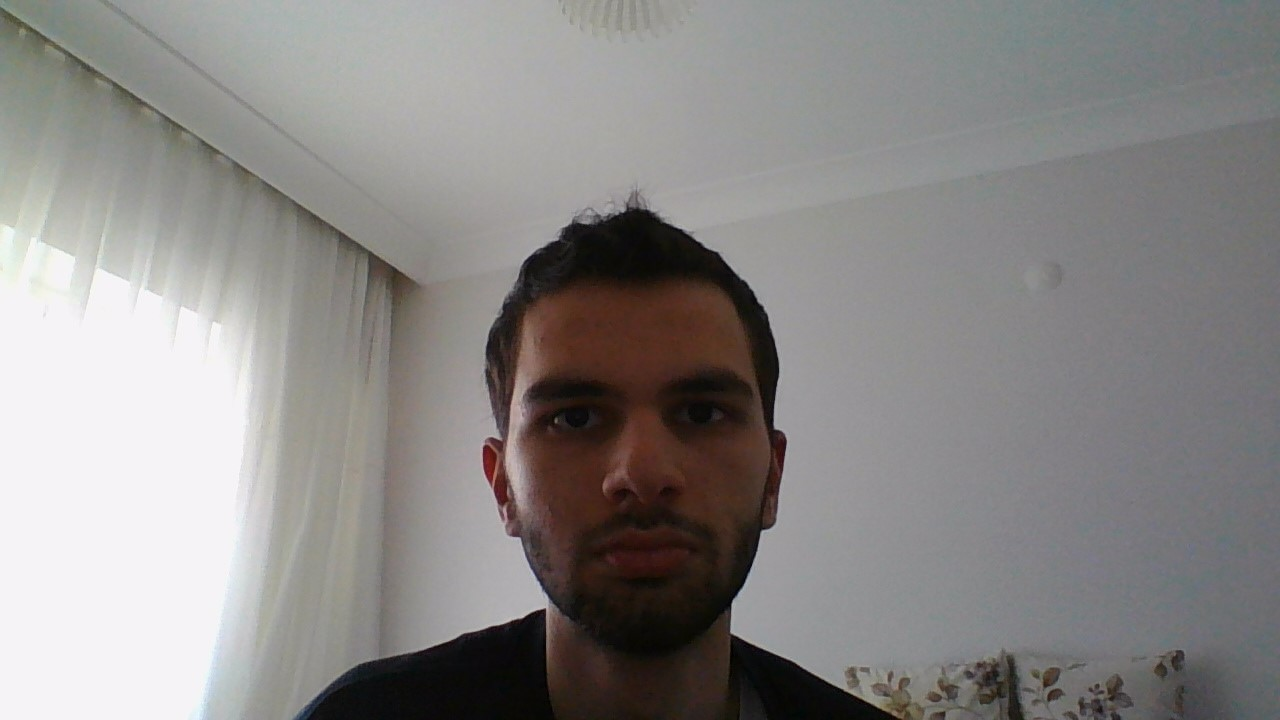
#> input picture tracking/faces/test.jpg, 1280 x 720 px, given in place of the camera
$ python real.py
#> lines starting #> are read from the running program, lines starting #| are printed output that depends on the picture; after the words box and inside, x2 and y2 are one past the last pixel; in counts of white or black regions, pixels touching at a corner belong together
import cv2
import matplotlib.pyplot as plt
import numpy as np

cap = cv2.VideoCapture(0)

while(1):

    # Take each frame
    _, frame = cap.read()
#> frame is the input picture: shape (720, 1280, 3); mean B, G, R 135, 136.4, 138.9

    # Convert BGR to HSV
    hsv = cv2.cvtColor(frame, cv2.COLOR_BGR2HSV)
#> hsv: shape (720, 1280, 3); mean H, S, V 76.8, 24.1, 140.6

    # define range of red color in HSV
    lower_red = np.array([0,0,0])
    upper_red = np.array([20,20,20])

    #Threshold the HSV image to get only red colors
    mask = cv2.inRange(hsv, lower_red, upper_red)
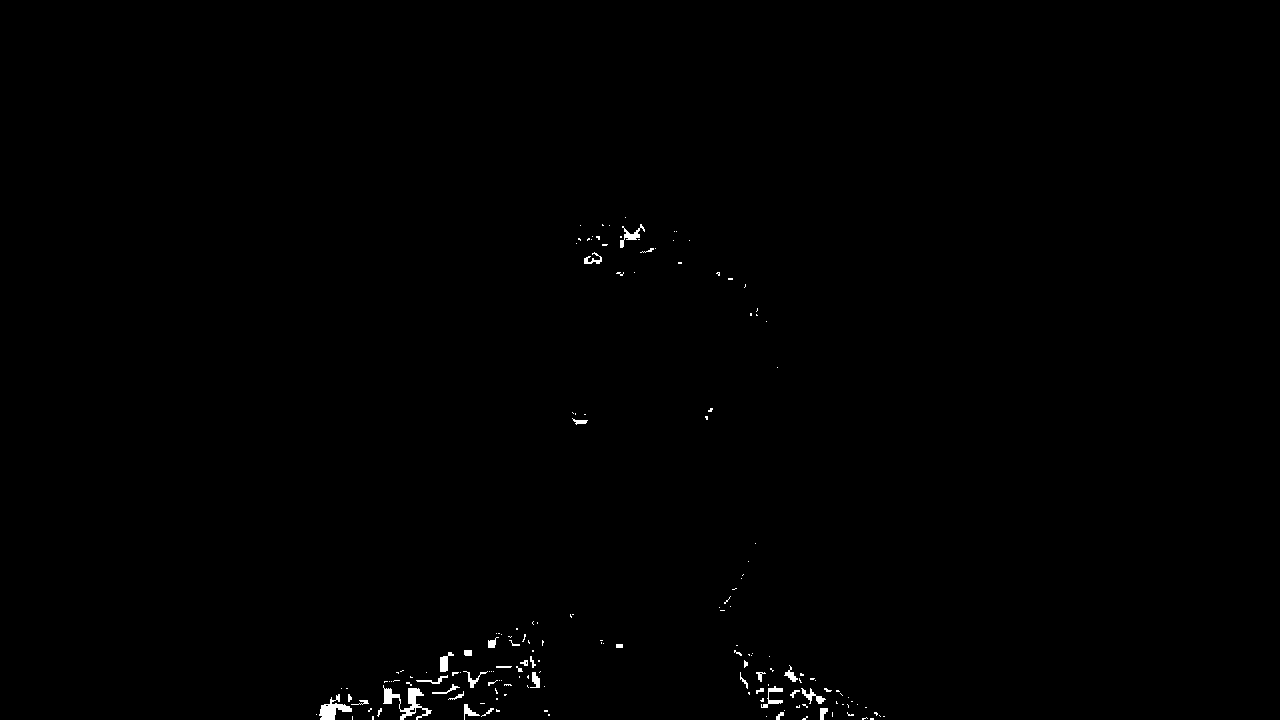
#> mask: shape (720, 1280); 0.39% white; 167 white regions (131 under 20 px), largest, box (x1, y1, x2, y2) and area: (383, 685, 432, 720) 545, (319, 694, 352, 720) 379, (620, 224, 645, 248) 174

    # Bitwise-AND mask and original image
    res = cv2.bitwise_and(frame,frame, mask= mask)

    # we are just adding 2 more channels on the mask so we can stack it along other images
    mask_3 = cv2.cvtColor(mask, cv2.COLOR_GRAY2BGR)

    # stacking up all three images together
    stacked = np.hstack((mask_3,frame,res))
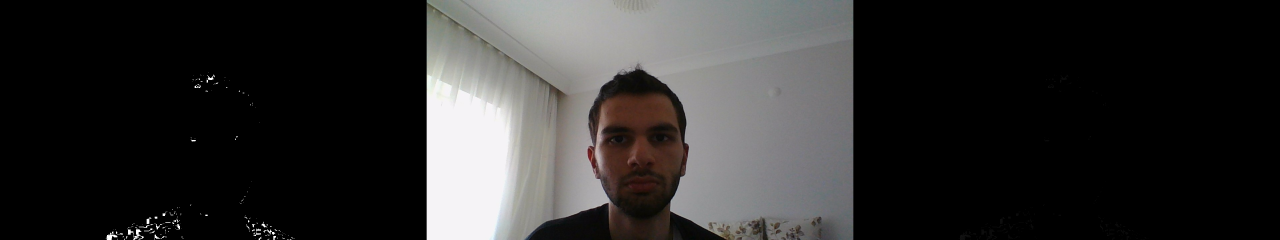
#> stacked: shape (720, 3840, 3) (shown at 1/3 size); mean B, G, R 45.3, 45.8, 46.6

    cv2.imshow('Result',cv2.resize(stacked,None,fx=1.0,fy=1.0))

    if cv2.waitKey(1) & 0xFF == ord('q'):
#> (key q is pressed here)
        break

cv2.destroyAllWindows()
cap.release()

$ run again, on tracking/faces/2.erdogan.jpg
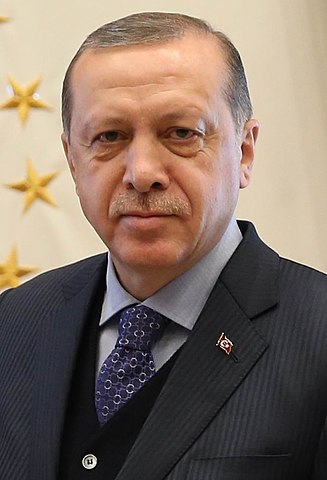
#> input picture tracking/faces/2.erdogan.jpg, 327 x 480 px, given in place of the camera
#> frame is the input picture: shape (480, 327, 3); mean B, G, R 101.9, 113.8, 131.3
#> hsv: shape (480, 327, 3); mean H, S, V 56.6, 57.1, 133.8
#> `mask = cv2.inRange(hsv, lower_red, upper_red)`:
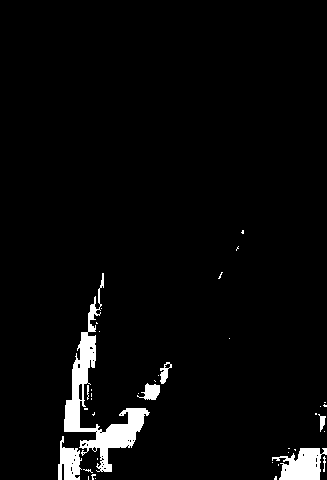
#> mask: shape (480, 327); 3.7% white; 39 white regions (31 under 20 px), largest, box (x1, y1, x2, y2) and area: (64, 273, 150, 472) 3407, (272, 448, 327, 480) 1105, (58, 436, 82, 480) 641
#> `stacked = np.hstack((mask_3,frame,res))`:
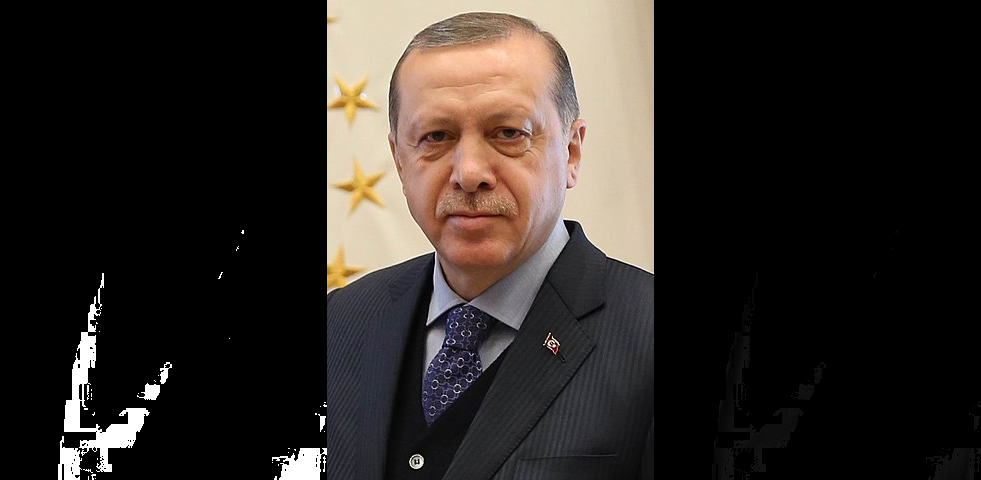
#> stacked: shape (480, 981, 3); mean B, G, R 37.2, 41.2, 47.1
